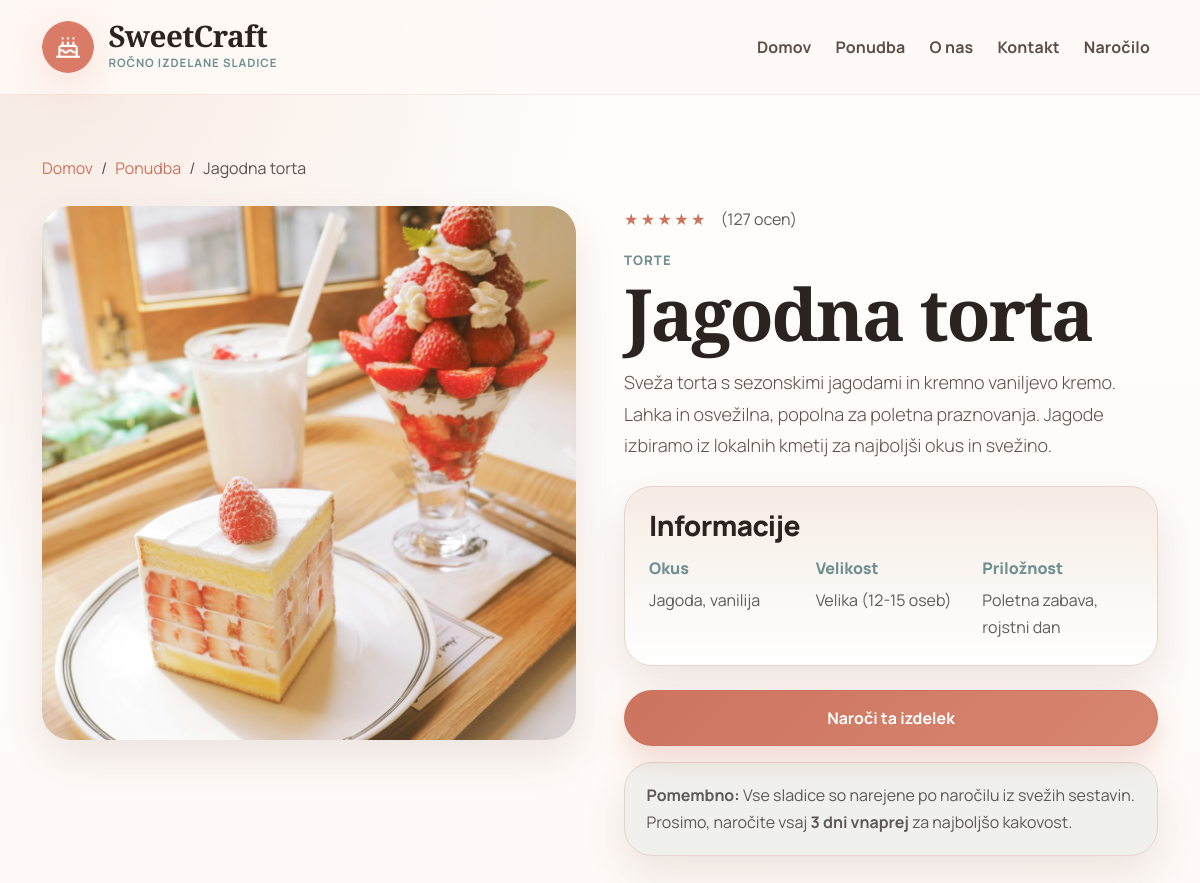
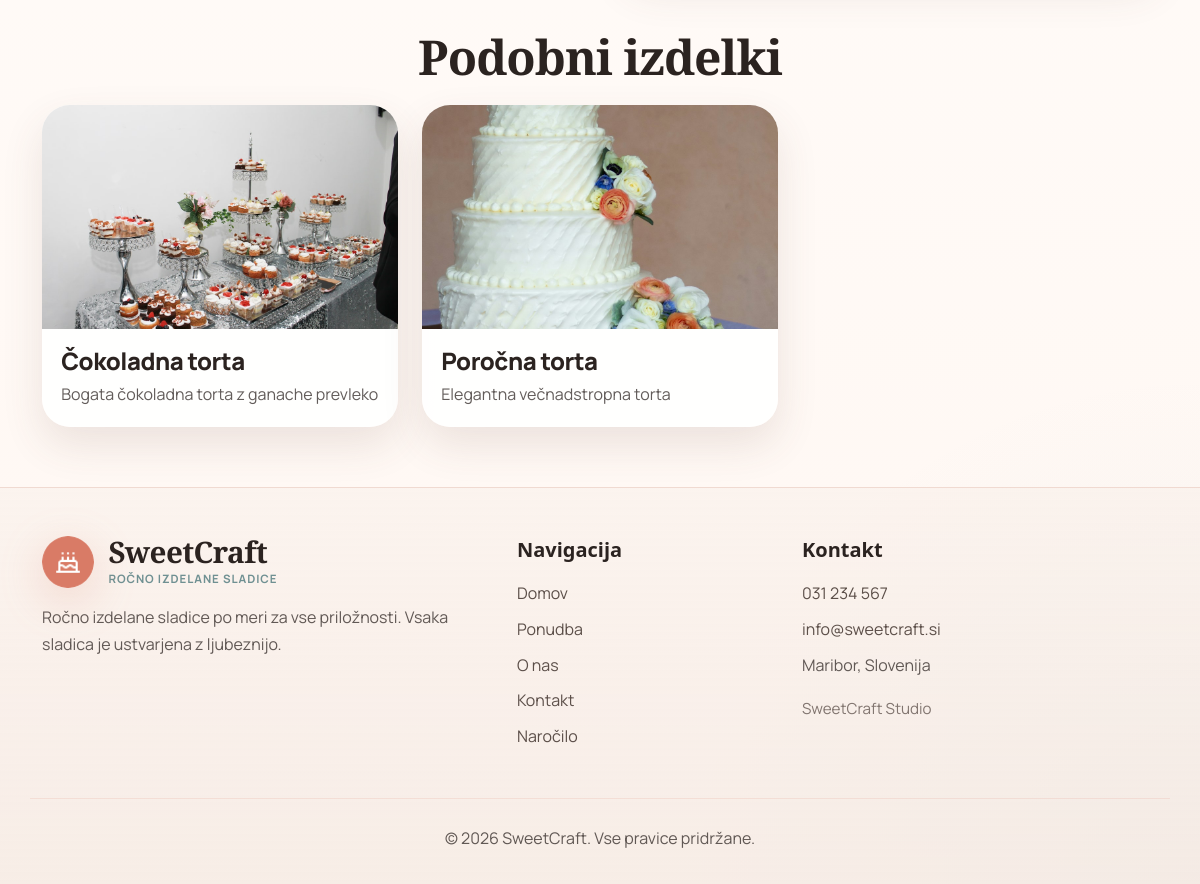
/data/www/izdelek.php?id=2, run on the app's committed database (2 pictures, top to bottom).
### tables this page shows
CREATE TABLE IF NOT EXISTS products (
  id INT PRIMARY KEY AUTO_INCREMENT,
  category_id INT NOT NULL,
  name VARCHAR(150) NOT NULL,
  short_description VARCHAR(255) NOT NULL,
  description TEXT NOT NULL,
  image_path VARCHAR(255) NOT NULL,
  flavor VARCHAR(100) NOT NULL,
  size_label VARCHAR(100) NOT NULL,
  occasion_label VARCHAR(150) NOT NULL,
  CONSTRAINT fk_products_category
    FOREIGN KEY (category_id) REFERENCES categories(id)
    ON UPDATE CASCADE
    ON DELETE RESTRICT
);

CREATE TABLE IF NOT EXISTS categories (
  id INT PRIMARY KEY AUTO_INCREMENT,
  slug VARCHAR(50) NOT NULL UNIQUE,
  name VARCHAR(100) NOT NULL,
  description VARCHAR(255) NOT NULL
);

### data/www/includes/catalog.php (called while the page is built, shortened)
<?php
function fetch_product_by_id(?PDO $pdo, int $productId): ?array
{
    $statement = $pdo->prepare(
        <<<SQL
        SELECT
          p.id,
          p.category_id,
          p.name,
          p.short_description,
          p.description,
          p.image_path,
          p.flavor,
          p.size_label,
          p.occasion_label,
          c.slug AS category_slug,
          c.name AS category_name,
          c.description AS category_description
        FROM products p
        INNER JOIN categories c ON c.id = p.category_id
        WHERE p.id = :product_id
        LIMIT 1
        SQL
    );
    $statement->execute(['product_id' => $productId]);
    $product = $statement->fetch();
    return $product ? normalize_product_record($product) : null;
}
function fetch_related_products(?PDO $pdo, int $categoryId, int $excludeProductId, int $limit = 3): array
{
    $statement = $pdo->prepare(
        <<<SQL
        SELECT
          p.id,
          p.category_id,
          p.name,
          p.short_description,
          p.description,
          p.image_path,
          p.flavor,
          p.size_label,
          p.occasion_label,
          c.slug AS category_slug,
          c.name AS category_name,
          c.description AS category_description
        FROM products p
        INNER JOIN categories c ON c.id = p.category_id
        WHERE p.category_id = :category_id AND p.id <> :exclude_id
        ORDER BY p.name
        LIMIT :result_limit
        SQL
    );
    $statement->bindValue('category_id', $categoryId, PDO::PARAM_INT);
    $statement->bindValue('exclude_id', $excludeProductId, PDO::PARAM_INT);
    $statement->bindValue('result_limit', $limit, PDO::PARAM_INT);
    $statement->execute();
    return array_map('normalize_product_record', $statement->fetchAll());
}
function normalize_product_record(array $product): array
{
    return [
        'id' => (int) $product['id'],
        'categoryId' => (int) $product['category_id'],
        'name' => $product['name'],
        'shortDescription' => $product['short_description'],
        'description' => $product['description'],
        'image' => $product['image_path'],
        'flavor' => $product['flavor'],
        'size' => $product['size_label'],
        'occasion' => $product['occasion_label'],
        'category' => $product['category_slug'],
        'categoryLabel' => $product['category_name'],
        'categoryDescription' => $product['category_description'],
    ];
}

### data/www/includes/config.php (called while the page is built, shortened)
<?php
if (!function_exists('h')) {
    function h(null|string|int|float $value): string
    {
        return htmlspecialchars((string) $value, ENT_QUOTES, 'UTF-8');
    }
}

### data/www/izdelek.php (the view, shortened to what this page needs)
<?php
require_once __DIR__ . '/includes/database.php';
require_once __DIR__ . '/includes/catalog.php';
$databaseStatusMessage = '';
$pdo = connect_database($databaseStatusMessage);
$productId = isset($_GET['id']) ? (int) $_GET['id'] : 1;
$product = fetch_product_by_id($pdo, $productId);
$relatedProducts = $product !== null ? fetch_related_products($pdo, $product['categoryId'], $product['id']) : [];
require __DIR__ . '/includes/head.php';
?>
<main class="page-main flex-grow-1">
  <section class="page-section">
    <div class="container">
      <?php if ($product === null): ?>
        <div class="row justify-content-center">
          <div class="col-lg-8 col-xl-6">
            <div class="empty-panel">
              <h1>Izdelek ni bil najden</h1>
              <p>Izbrani izdelek ne obstaja več ali pa je povezava napačna.</p>
              <a class="btn btn-primary" href="ponudba.php">Nazaj na ponudbo</a>
            </div>
          </div>
        </div>
      <?php else: ?>
        <nav aria-label="Drobtinice">
          <ol class="breadcrumb mb-4">
            <li class="breadcrumb-item"><a href="domov.php">Domov</a></li>
            <li class="breadcrumb-item"><a href="ponudba.php">Ponudba</a></li>
            <li class="breadcrumb-item active" aria-current="page"><?= h($product['name']) ?></li>
          </ol>
        </nav>
        <article class="row g-4 g-xl-5 align-items-start">
          <div class="col-lg-6">
            <figure class="detail-media mb-0">
              <img src="<?= h($product['image']) ?>" alt="<?= h($product['name']) ?>" />
            </figure>
          </div>
          <div class="col-lg-6">
            <div class="detail-copy">
              <div class="rating-row mb-3">
                <span class="stars">★★★★★</span>
                <span>(127 ocen)</span>
              </div>
              <p class="eyebrow mb-2"><?= h($product['categoryLabel']) ?></p>
              <h1><?= h($product['name']) ?></h1>
              <p class="lead mb-4"><?= h($product['description']) ?></p>
              <section class="info-card mb-4">
                <h2 class="h3 mb-3">Informacije</h2>
                <dl class="row g-3 mb-0 info-list">
                  <div class="col-sm-4">
                    <dt>Okus</dt>
                    <dd><?= h($product['flavor']) ?></dd>
                  </div>
                  <div class="col-sm-4">
                    <dt>Velikost</dt>
                    <dd><?= h($product['size']) ?></dd>
                  </div>
                  <div class="col-sm-4">
                    <dt>Priložnost</dt>
                    <dd><?= h($product['occasion']) ?></dd>
                  </div>
                </dl>
              </section>
              <a class="btn btn-primary w-100 mb-3" href="narocilo.php?product=<?= h($product['id']) ?>">Naroči ta izdelek</a>
              <aside class="notice">
                <p class="mb-0"><strong>Pomembno:</strong> Vse sladice so narejene po naročilu iz svežih sestavin. Prosimo, naročite vsaj <strong>3 dni vnaprej</strong> za najboljšo kakovost.</p>
              </aside>
            </div>
          </div>
        </article>
        <?php if ($relatedProducts !== []): ?>
          <section class="page-section px-0 pb-0">
            <header class="center-copy text-center mb-4">
              <h2 class="section-title mb-3">Podobni izdelki</h2>
            </header>
            <div class="row g-4 row-cols-1 row-cols-md-2 row-cols-xl-3">
              <?php foreach ($relatedProducts as $relatedProduct): ?>
                <div class="col">
                  <a class="card-link d-block h-100" href="izdelek.php?id=<?= h($relatedProduct['id']) ?>">
                    <article class="card product-card h-100 border-0 overflow-hidden">
                      <div class="card-media product-card-media">
                        <img src="<?= h($relatedProduct['image']) ?>" alt="<?= h($relatedProduct['name']) ?>" />
                      </div>
                      <div class="card-body p-4">
                        <h3 class="h4"><?= h($relatedProduct['name']) ?></h3>
                        <p class="mb-0"><?= h($relatedProduct['shortDescription']) ?></p>
                      </div>
                    </article>
                  </a>
                </div>
              <?php endforeach; ?>
            </div>
          </section>
        <?php endif; ?>
      <?php endif; ?>
    </div>
  </section>
</main>
<?php require __DIR__ . '/includes/footer.php'; ?>

### data on the page
products: name "Jagodna torta", image_path (picture), category.name "TORTE", description "Sveža torta s sezonskimi jagodami in kremno vaniljevo kremo. Lahka in osvežilna, popolna za poletna praznovanja. Jagode izbiramo iz lokalnih kmetij za najboljši okus in svežino.", flavor "Jagoda, vanilija", size_label "Velika (12-15 oseb)", occasion_label "Poletna zabava, rojstni dan"
products: image_path (picture), name "Čokoladna torta", short_description "Bogata čokoladna torta z ganache prevleko"
products: image_path (picture), name "Poročna torta", short_description "Elegantna večnadstropna torta"

### other printed values
$siteConfig['name'] "SweetCraft"
$siteConfig['tagline'] "ROČNO IZDELANE SLADICE"
$item['label'] "Domov"
$item['label'] "Ponudba"
$item['label'] "O nas"
$item['label'] "Kontakt"
$item['label'] "Naročilo"
$siteConfig['phone'] "031 234 567"
$siteConfig['email'] "info@sweetcraft.si"
$siteConfig['city'] "Maribor"
$siteConfig['country'] "Slovenija"
